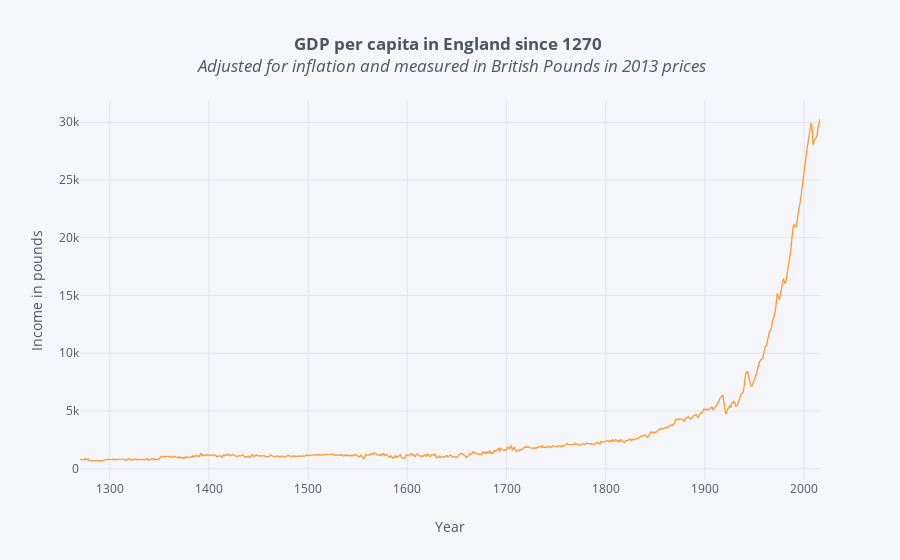

This figure's notebook cell:
### Code cell
# England is an global example of economic growth since it is the first country that reached economic prosperity for most of its population. Seems remarkable that after the industrial revolution growth was not as exponential as after the World War Two, where we can see a continous growth only stopped at certain periods, the most recent at 2010.  

growth2_df.iplot(kind='line', xTitle='Year', yTitle='Income in pounds',
                title="<b>GDP per capita in England since 1270</b> <br> <i>Adjusted for inflation and measured in British Pounds in 2013 prices</i>")

### Figure 1 — Plotly figure (JSON) as saved in the notebook; plotly's stock layout.template omitted (floating-point values rounded to 4 significant figures; data arrays with more than 128 entries replaced by an {"elided": "..."} marker saying what was removed)
{"data": [{"line": {"color": "rgba(255, 153, 51, 1.0)", "dash": "solid", "shape": "linear", "width": 1.3}, "mode": "lines", "name": "Real GDP per capita (BoE (2017)) (£)", "text": "", "type": "scatter", "uid": "1772038a-b3a1-11e9-b2cd-44032cee023b", "x": {"elided": "747 int values"}, "y": {"elided": "747 float values"}}], "layout": {"legend": {"bgcolor": "#F5F6F9", "font": {"color": "#4D5663"}}, "paper_bgcolor": "#F5F6F9", "plot_bgcolor": "#F5F6F9", "title": "<b>GDP per capita in England since 1270</b> <br> <i>Adjusted for inflation and measured in British Pounds in 2013 prices</i>", "titlefont": {"color": "#4D5663"}, "xaxis": {"gridcolor": "#E1E5ED", "showgrid": true, "tickfont": {"color": "#4D5663"}, "title": "Year", "titlefont": {"color": "#4D5663"}, "zerolinecolor": "#E1E5ED"}, "yaxis": {"gridcolor": "#E1E5ED", "showgrid": true, "tickfont": {"color": "#4D5663"}, "title": "Income in pounds", "titlefont": {"color": "#4D5663"}, "zerolinecolor": "#E1E5ED"}}}
